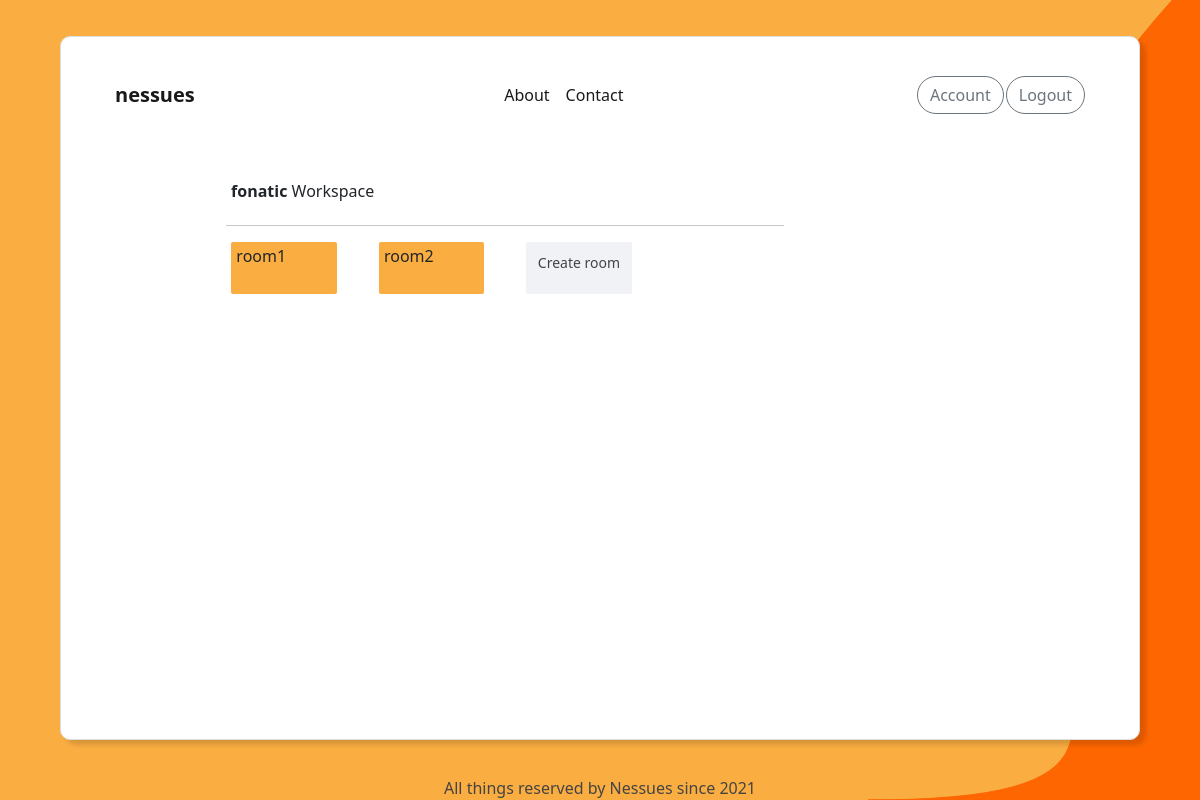
The app's page /rooms/ (signed in), older data.
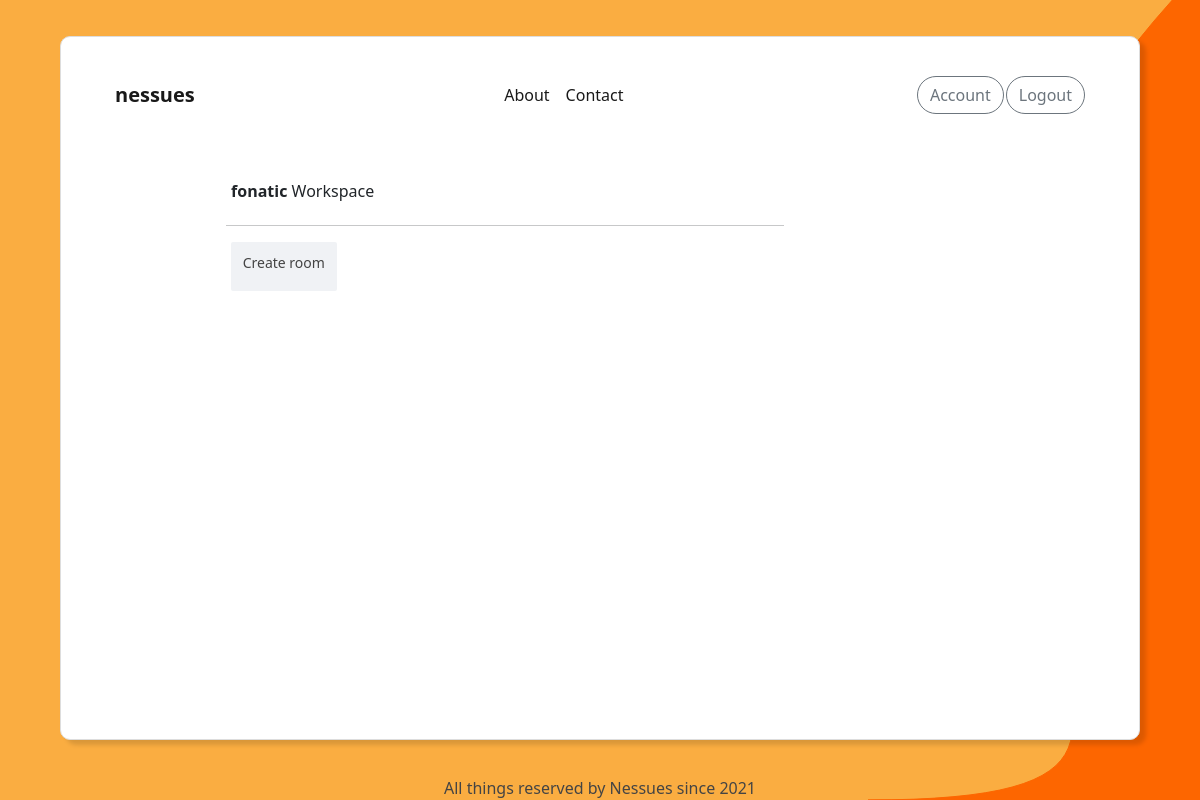
The same page, newer data.
### nessues_app/models.py (models this page shows, shortened)
class Room(models.Model):
    id = models.AutoField(primary_key=True)
    name = models.CharField(max_length=21)
    date_created = models.DateField(auto_now_add=True)
    description = models.CharField(max_length=32, blank=True, null=True)
    owner = models.ForeignKey(
        User,
        on_delete=models.CASCADE
    )
    class Meta:
        ordering = ['id']

### nessues_app/views.py (the view, shortened to what this page needs)
# urls.py: path('rooms/', views.RoomsView.as_view(), name='rooms'),
class RoomsView(TemplateView):
    template_name = 'nessues_app/mono_rooms.html'
    title = 'rooms'
    create_room_class = CreateRoomForm
    def get(self, request, *args, **kwargs):
        available_rooms = Room.objects.filter(owner=self.request.user.id)
        create = self.create_room_class(initial={'owner': self.request.user.id})
        return render(request, self.template_name, {'title': self.title, 'available_rooms': available_rooms, 'create': create})

### templates/nessues_app/mono_rooms.html (shortened to what this page needs)
{% extends "base.html" %}
{% load widget_tweaks %}
{% block content %}
    <div class="workspace-nav">
        <p><b>{{ request.user }}</b> Workspace</p>
    </div>
    <hr style="width: 53%; margin-left: 14.5%;">
    <div class="container-monorooms-data">
        {% for data in available_rooms %}
            <a href="{% url 'tables' redirected_from='room' key_id=data.id %}">
                <div class="data_cubes">
                    <p>{{ data.name }}</p>
                </div>
            </a>
        {% endfor %}
        <a data-toggle="modal" data-target="#createRoomModal" class="createRoom">
            <div class="data_cubes new_room">
                <p class="create_new_room-text">Create room</p>
            </div>
        </a>
    </div>
{% endblock content %}

Row changes from the older to the newer data that the page shows:
removed Room: name "room1"
removed Room: name "room2"
